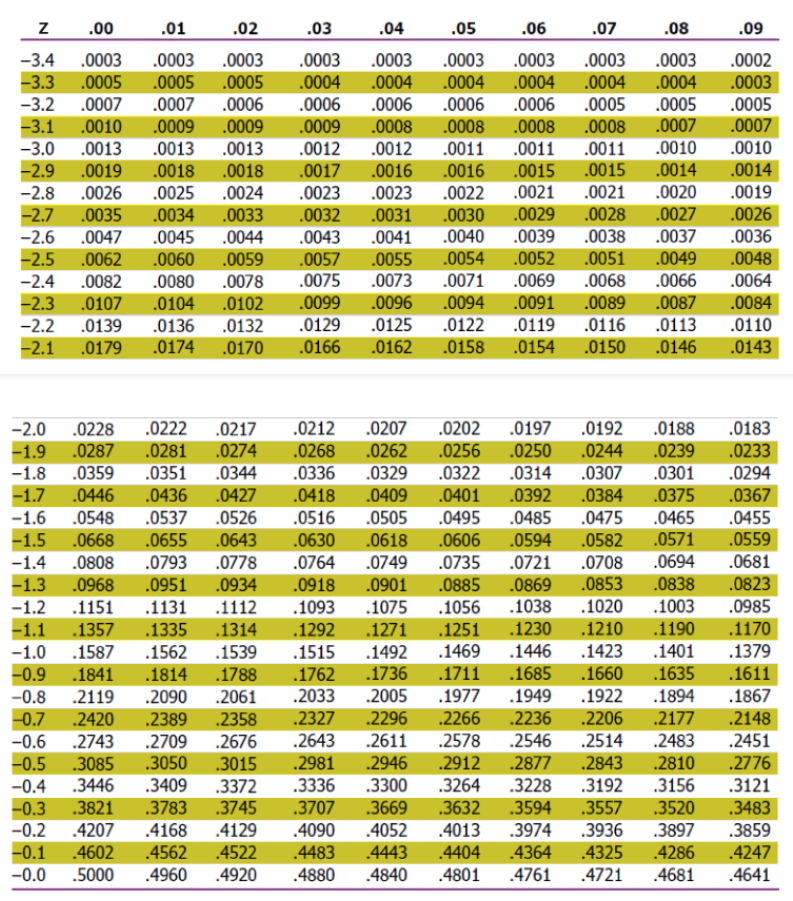
#> input picture Statistics & Probability/Z-Table/images/z-score_negative.png, 793 x 901 px
$ jupyter execute z-table.ipynb
#> lines starting #> are read from the running program, lines starting #| are printed output that depends on the picture
1. [Z-table](#z-table)

#### Z-table:
- it is used to convert the calculated z-score into probabilities of observing a value

[cell 1]
from PIL import Image
from IPython.display import display

img = Image.open('images/z-score_negative.png')
#> img is the input picture: PIL image 793x901 RGBA; mean R, G, B, A 212.7, 209.5, 157.2, 255
new_image = img.resize((750, 700))
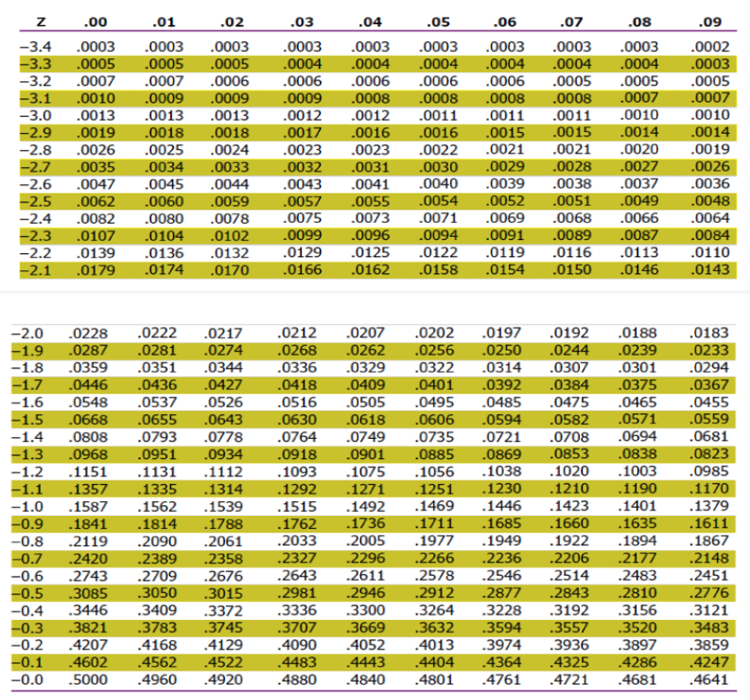
#> new_image: PIL image 750x700 RGBA; mean R, G, B, A 212.6, 209.4, 157, 255
display(new_image)

[cell 2]
from PIL import Image
from IPython.display import display

img = Image.open('images/z-score_positive.png')
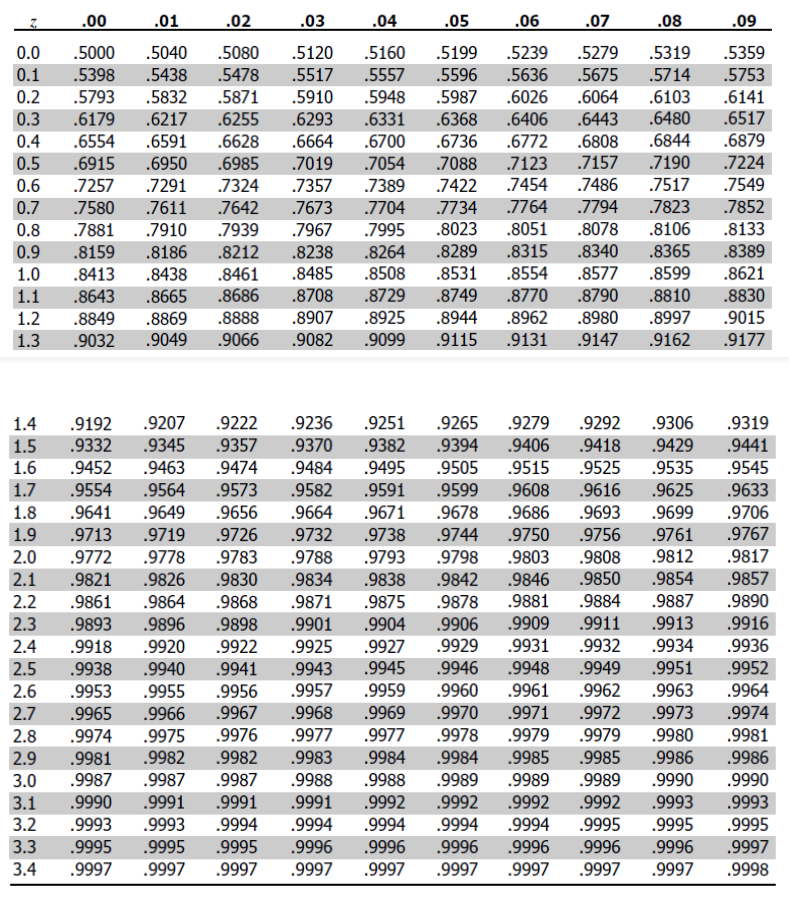
#> input picture Statistics & Probability/Z-Table/images/z-score_positive.png, 789 x 900 px
#> img is the input picture: PIL image 789x900 RGBA; mean R, G, B, A 212.3, 212.3, 212.9, 255
new_image = img.resize((750, 700))
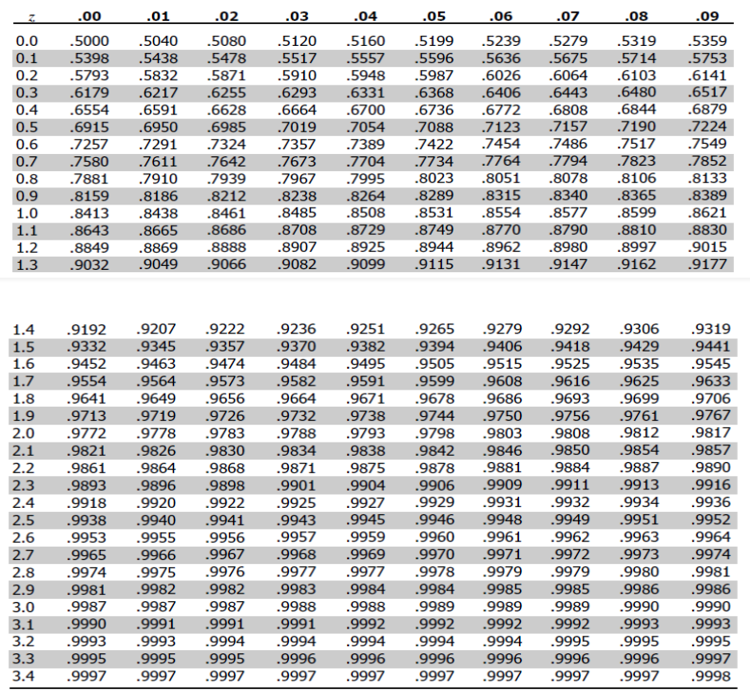
#> new_image: PIL image 750x700 RGBA; mean R, G, B, A 212.1, 212.1, 212.7, 255
display(new_image)
